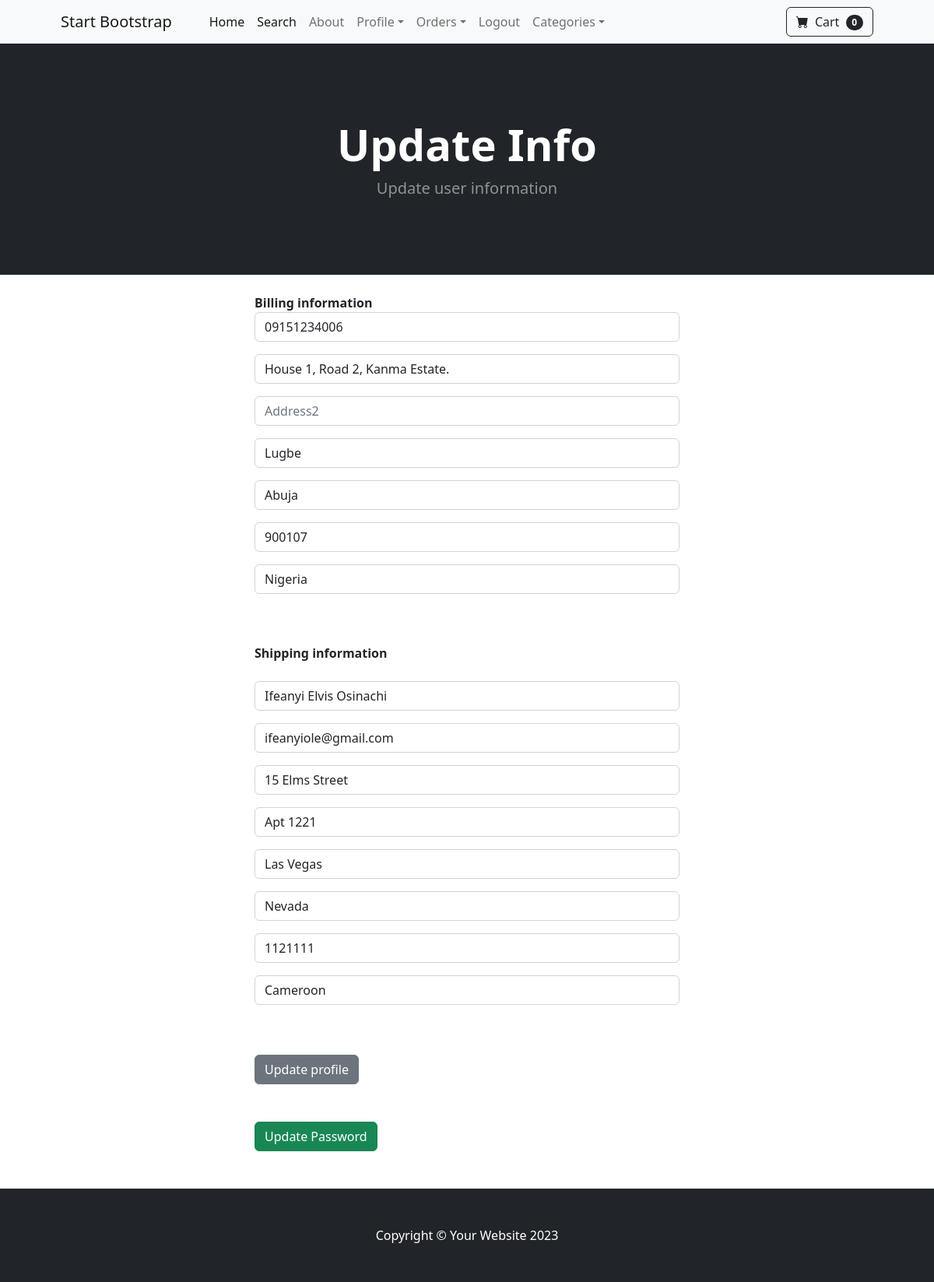
The page /update_info/ (signed in) on the database its author committed.
### store/models.py (models this page shows, shortened)
class Profile(models.Model):
    user = models.OneToOneField(User, on_delete=models.CASCADE)
    date_modified = models.DateTimeField(User, auto_now = True)
    phone = models.CharField(max_length = 20, blank = True)
    address1 = models.CharField(max_length = 200, blank = True)
    address2 = models.CharField(max_length = 200, blank = True)
    city = models.CharField(max_length = 200, blank = True)
    state = models.CharField(max_length = 200, blank = True)
    zipcode = models.CharField(max_length = 200, blank = True)
    country = models.CharField(max_length = 200, blank = True)
    old_cart = models.CharField(max_length = 200, blank = True, null= True)
    def create_profile(sender, instance, created, **kwargs):
        if created:
            user_profile = Profile(user = instance)
            user_profile.save()
    post_save.connect(create_profile, sender=User)

### payment/models.py (models this page shows, shortened)
class ShippingAddress(models.Model):
    user = models.ForeignKey(User, on_delete = models.CASCADE, null = True, blank = True)
    shipping_full_name = models.CharField(max_length=255)
    shipping_email = models.CharField(max_length=255)
    shipping_address1 = models.CharField(max_length=255)
    shipping_address2 = models.CharField(max_length=255, null=True, blank=True)
    shipping_city = models.CharField(max_length=255)
    shipping_state = models.CharField(max_length=255, null=True, blank=True)
    shipping_zipcode = models.CharField(max_length=255)
    shipping_country = models.CharField(max_length=255)
    class Meta:
        verbose_name_plural = 'Shipping Address'
    def create_shipping(sender, instance, created, **kwargs):
        if created:
            user_shipping = ShippingAddress(user = instance)
            user_shipping.save()
    post_save.connect(create_shipping, sender=User)

### store/views.py (the view)
# urls.py: path("update_info/", views.update_info, name = 'update_info'),
def update_info(request):
    if request.user.is_authenticated:
        current_user = Profile.objects.get(user__id=request.user.id)
        shipping_user, created = ShippingAddress.objects.get_or_create(user=request.user)
        form = UserInfoForm(request.POST or None, instance=current_user)
        shipping_form = ShippingForm(request.POST or None, instance=shipping_user)
        if form.is_valid() or shipping_form.is_valid():
            form.save()
            shipping_form.save()
            messages.success(request, ('Your info has been updated'))
            return redirect('home')
        return render(request, 'update_info.html', {'form': form, 'shipping_form': shipping_form})
    else:
        messages.success(request, ('You must be logged in to access that page!!'))
        return redirect('home')

### store/forms.py
class UserInfoForm(forms.ModelForm):
    phone = forms.CharField(label="", widget = forms.TextInput(attrs={'class':'form-control', 'placeholder': 'Phone'}), required = False)
    address1 = forms.CharField(label="", widget = forms.TextInput(attrs={'class':'form-control', 'placeholder': 'Address1'} ), required = False)
    address2 = forms.CharField(label="", widget = forms.TextInput(attrs={'class':'form-control', 'placeholder': 'Address2'} ), required = False)
    city = forms.CharField(label="", widget = forms.TextInput(attrs={'class':'form-control', 'placeholder': 'City'} ), required = False)
    state = forms.CharField(label="", widget = forms.TextInput(attrs={'class':'form-control', 'placeholder': 'State'} ), required = False)
    zipcode = forms.CharField(label="", widget = forms.TextInput(attrs={'class':'form-control', 'placeholder': 'Zipcode'} ), required = False)
    country = forms.CharField(label="", widget = forms.TextInput(attrs={'class':'form-control', 'placeholder': 'Country'} ), required = False)
    class Meta:
        model = Profile
        fields = ('phone', 'address1', 'address2', 'city', 'state', 'zipcode', 'country',)

### cart/cart.py (called while the page is built)
    def __len__(self):
        return len(self.cart)

### cart/context_processors.py (called while the page is built)
def cart(requests):
    return {'cart' : Cart(requests)}

### store/templates/update_info.html (shortened to what this page needs)
{% extends 'base.html' %}
{% block content %}
<header class="bg-dark py-5">
            <div class="container px-4 px-lg-5 my-5">
                <div class="text-center text-white">
                    <h1 class="display-4 fw-bolder">Update Info</h1>
                    <p class="lead fw-normal text-white-50 mb-0">Update user information</p>
                </div>
            </div>
        </header>
        <div class = 'container'>
            <div class = 'row'>
                    <div class = 'col-md-6 offset-md-3'>
                        <br>
                        <form method = 'POST' action = {% url 'update_info' %}>
                            <strong>
                                Billing information
                            </strong>
                            {{ form.as_p }}
                            <br><br>
                            <strong>
                                Shipping information
                            </strong>
                            <br>
                            <br>
                            {{ shipping_form.as_p }}
                            <br>
                            <br>
                            <button type = 'submit' class = 'btn btn-secondary'>
                                Update profile
                            </button>
                        <br>
                        <br>
                        <a class="btn btn-secondary btn-success" href="{% url 'update_password' %}"> Update Password </a>
                        <br>
                        <br>
                        <br>
                    </div>
            </div>
        </div>
{% endblock %}

### rows shown on the page
Profile: phone "09151234006", address1 "House 1, Road 2, Kanma Estate.", city "Lugbe", state "Abuja", zipcode "900107", country "Nigeria"
ShippingAddress: shipping_full_name "Ifeanyi Elvis Osinachi", shipping_email "ifeanyiole@gmail.com", shipping_address1 "15 Elms Street", shipping_address2 "Apt 1221", shipping_city "Las Vegas", shipping_state "Nevada", shipping_zipcode "1121111", shipping_country "Cameroon"

### other values the page prints
{{ cart|length }} "0"
